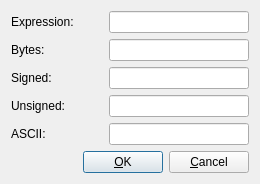
<?xml version="1.0" encoding="UTF-8"?>
<ui version="4.0">
 <class>WordEditDialog</class>
 <widget class="QDialog" name="WordEditDialog">
  <property name="geometry">
   <rect>
    <x>0</x>
    <y>0</y>
    <width>260</width>
    <height>166</height>
   </rect>
  </property>
  <property name="sizePolicy">
   <sizepolicy hsizetype="Expanding" vsizetype="Expanding">
    <horstretch>0</horstretch>
    <verstretch>0</verstretch>
   </sizepolicy>
  </property>
  <property name="windowTitle">
   <string>Edit</string>
  </property>
  <property name="windowIcon">
   <iconset theme="ui-combo-box-edit" resource="../../resource.qrc">
    <normaloff>:/Default/icons/ui-combo-box-edit.png</normaloff>:/Default/icons/ui-combo-box-edit.png</iconset>
  </property>
  <layout class="QVBoxLayout" name="verticalLayout">
   <item>
    <layout class="QGridLayout" name="gridLayout">
     <item row="0" column="0">
      <widget class="QLabel" name="label">
       <property name="text">
        <string>Expression:</string>
       </property>
       <property name="buddy">
        <cstring>expressionLineEdit</cstring>
       </property>
      </widget>
     </item>
     <item row="2" column="1">
      <widget class="QLineEdit" name="signedLineEdit">
       <property name="enabled">
        <bool>true</bool>
       </property>
       <property name="sizePolicy">
        <sizepolicy hsizetype="Minimum" vsizetype="Preferred">
         <horstretch>0</horstretch>
         <verstretch>0</verstretch>
        </sizepolicy>
       </property>
       <property name="minimumSize">
        <size>
         <width>140</width>
         <height>0</height>
        </size>
       </property>
       <property name="font">
        <font>
         <family>Lucida Console</family>
        </font>
       </property>
       <property name="readOnly">
        <bool>false</bool>
       </property>
      </widget>
     </item>
     <item row="1" column="1">
      <widget class="QLineEdit" name="hexLineEdit">
       <property name="enabled">
        <bool>true</bool>
       </property>
       <property name="sizePolicy">
        <sizepolicy hsizetype="Minimum" vsizetype="Preferred">
         <horstretch>0</horstretch>
         <verstretch>0</verstretch>
        </sizepolicy>
       </property>
       <property name="minimumSize">
        <size>
         <width>140</width>
         <height>0</height>
        </size>
       </property>
       <property name="font">
        <font>
         <family>Lucida Console</family>
        </font>
       </property>
       <property name="readOnly">
        <bool>false</bool>
       </property>
      </widget>
     </item>
     <item row="1" column="0">
      <widget class="QLabel" name="label_2">
       <property name="text">
        <string>Bytes:</string>
       </property>
       <property name="buddy">
        <cstring>hexLineEdit</cstring>
       </property>
      </widget>
     </item>
     <item row="3" column="0">
      <widget class="QLabel" name="label_4">
       <property name="text">
        <string>Unsigned:</string>
       </property>
       <property name="buddy">
        <cstring>unsignedLineEdit</cstring>
       </property>
      </widget>
     </item>
     <item row="4" column="0">
      <widget class="QLabel" name="label_5">
       <property name="text">
        <string>ASCII:</string>
       </property>
       <property name="buddy">
        <cstring>asciiLineEdit</cstring>
       </property>
      </widget>
     </item>
     <item row="2" column="0">
      <widget class="QLabel" name="label_3">
       <property name="text">
        <string>Signed:</string>
       </property>
       <property name="buddy">
        <cstring>signedLineEdit</cstring>
       </property>
      </widget>
     </item>
     <item row="3" column="1">
      <widget class="QLineEdit" name="unsignedLineEdit">
       <property name="enabled">
        <bool>true</bool>
       </property>
       <property name="sizePolicy">
        <sizepolicy hsizetype="Minimum" vsizetype="Preferred">
         <horstretch>0</horstretch>
         <verstretch>0</verstretch>
        </sizepolicy>
       </property>
       <property name="minimumSize">
        <size>
         <width>140</width>
         <height>0</height>
        </size>
       </property>
       <property name="font">
        <font>
         <family>Lucida Console</family>
        </font>
       </property>
       <property name="readOnly">
        <bool>false</bool>
       </property>
      </widget>
     </item>
     <item row="4" column="1">
      <widget class="QLineEdit" name="asciiLineEdit">
       <property name="enabled">
        <bool>true</bool>
       </property>
       <property name="sizePolicy">
        <sizepolicy hsizetype="Minimum" vsizetype="Preferred">
         <horstretch>0</horstretch>
         <verstretch>0</verstretch>
        </sizepolicy>
       </property>
       <property name="minimumSize">
        <size>
         <width>140</width>
         <height>0</height>
        </size>
       </property>
       <property name="font">
        <font>
         <family>Lucida Console</family>
        </font>
       </property>
       <property name="readOnly">
        <bool>true</bool>
       </property>
      </widget>
     </item>
     <item row="0" column="1">
      <widget class="QLineEdit" name="expressionLineEdit">
       <property name="sizePolicy">
        <sizepolicy hsizetype="Minimum" vsizetype="Preferred">
         <horstretch>0</horstretch>
         <verstretch>0</verstretch>
        </sizepolicy>
       </property>
       <property name="minimumSize">
        <size>
         <width>140</width>
         <height>0</height>
        </size>
       </property>
       <property name="font">
        <font>
         <family>Lucida Console</family>
        </font>
       </property>
      </widget>
     </item>
    </layout>
   </item>
   <item>
    <spacer name="verticalSpacer">
     <property name="orientation">
      <enum>Qt::Vertical</enum>
     </property>
     <property name="sizeHint" stdset="0">
      <size>
       <width>20</width>
       <height>40</height>
      </size>
     </property>
    </spacer>
   </item>
   <item>
    <layout class="QHBoxLayout" name="layoutOkCancel">
     <item>
      <spacer name="horizontalSpacer">
       <property name="orientation">
        <enum>Qt::Horizontal</enum>
       </property>
       <property name="sizeHint" stdset="0">
        <size>
         <width>40</width>
         <height>20</height>
        </size>
       </property>
      </spacer>
     </item>
     <item>
      <widget class="QPushButton" name="btnOk">
       <property name="sizePolicy">
        <sizepolicy hsizetype="Minimum" vsizetype="Preferred">
         <horstretch>0</horstretch>
         <verstretch>0</verstretch>
        </sizepolicy>
       </property>
       <property name="text">
        <string>&amp;OK</string>
       </property>
      </widget>
     </item>
     <item>
      <widget class="QPushButton" name="btnCancel">
       <property name="sizePolicy">
        <sizepolicy hsizetype="Minimum" vsizetype="Preferred">
         <horstretch>0</horstretch>
         <verstretch>0</verstretch>
        </sizepolicy>
       </property>
       <property name="text">
        <string>&amp;Cancel</string>
       </property>
      </widget>
     </item>
    </layout>
   </item>
  </layout>
 </widget>
 <tabstops>
  <tabstop>expressionLineEdit</tabstop>
 </tabstops>
 <resources>
  <include location="../../resource.qrc"/>
 </resources>
 <connections>
  <connection>
   <sender>btnOk</sender>
   <signal>clicked()</signal>
   <receiver>WordEditDialog</receiver>
   <slot>accept()</slot>
   <hints>
    <hint type="sourcelabel">
     <x>109</x>
     <y>147</y>
    </hint>
    <hint type="destinationlabel">
     <x>48</x>
     <y>136</y>
    </hint>
   </hints>
  </connection>
  <connection>
   <sender>btnCancel</sender>
   <signal>clicked()</signal>
   <receiver>WordEditDialog</receiver>
   <slot>reject()</slot>
   <hints>
    <hint type="sourcelabel">
     <x>215</x>
     <y>138</y>
    </hint>
    <hint type="destinationlabel">
     <x>260</x>
     <y>128</y>
    </hint>
   </hints>
  </connection>
 </connections>
</ui>
